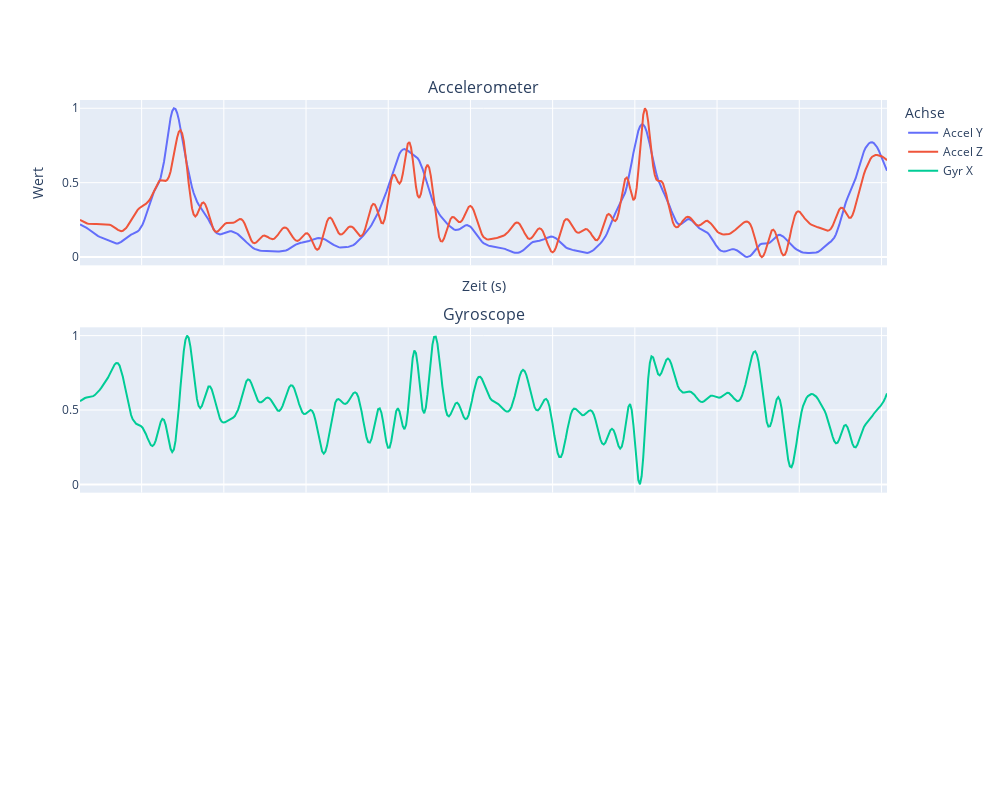

Notebook cell for this chart:
### Markdown cell above
Außreißer gefiltert

### Code cell
plot_df(normalized_df_sq)

### Figure 1 — Plotly figure (JSON) as saved in the notebook; plotly's stock layout.template omitted (floating-point values rounded to 4 significant figures; data arrays with more than 128 entries replaced by an {"elided": "..."} marker saying what was removed)
{"data": [{"name": "Accel Y", "type": "scatter", "x": {"elided": "491 float values"}, "y": {"elided": "491 float values"}}, {"name": "Accel Z", "type": "scatter", "x": {"elided": "491 float values"}, "y": {"elided": "491 float values"}}, {"marker": {"size": 4}, "name": "Gyr X", "type": "scatter", "x": {"elided": "491 float values"}, "xaxis": "x2", "y": {"elided": "491 float values"}, "yaxis": "y2"}], "layout": {"annotations": [{"font": {"size": 16}, "showarrow": false, "text": "Accelerometer", "x": 0.5, "xanchor": "center", "xref": "paper", "y": 1, "yanchor": "bottom", "yref": "paper"}, {"font": {"size": 16}, "showarrow": false, "text": "Gyroscope", "x": 0.5, "xanchor": "center", "xref": "paper", "y": 0.6333, "yanchor": "bottom", "yref": "paper"}], "height": 800, "legend": {"title": {"text": "Achse"}}, "width": 1000, "xaxis": {"anchor": "y", "domain": [0, 1], "matches": "x3", "showticklabels": false, "title": {"text": "Zeit (s)"}}, "xaxis2": {"anchor": "y2", "domain": [0, 1], "matches": "x3", "showticklabels": false}, "xaxis3": {"anchor": "y3", "domain": [0, 1]}, "yaxis": {"anchor": "x", "domain": [0.7333, 1], "title": {"text": "Wert"}}, "yaxis2": {"anchor": "x2", "domain": [0.3667, 0.6333]}, "yaxis3": {"anchor": "x3", "domain": [0, 0.2667]}}}
